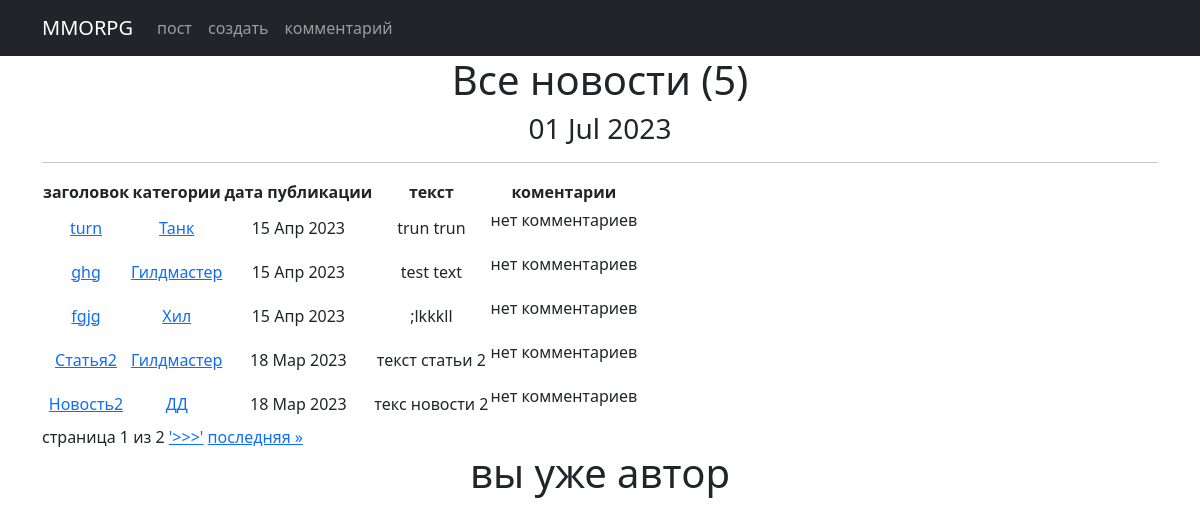
The page /news/ (signed in) on the database its author committed.
### news/models.py (models this page shows, shortened)
class Post(models.Model):
    author_post = models.ForeignKey(Author, on_delete=models.CASCADE)
    post_news = models.CharField(max_length=2)
    date_in = models.DateTimeField(auto_now_add=True)
    category = models.ManyToManyField(Category, through='PostCategory')
    title = models.CharField(max_length=50)
    text = RichTextField()
    video_count = models.PositiveIntegerField(default=0)
    image_count = models.PositiveIntegerField(default=0)
    max_video_count = 1
    max_image_count = 3

class Category(models.Model):
    tank = 'TN'
    healer = 'HL'
    damager = 'DD'
    guild_master = 'GM'
    quest_giver = 'KG'
    smith = 'KZ'
    tanner = 'KV'
    potion_maker = 'ZV'
    spell_master = 'MZ'
    TEMATIC = [
        (tank, 'Танк'),
        (healer, 'Хил'),
        (damager, 'ДД'),
        (guild_master, 'Гилдмастер'),
        (quest_giver, 'Квестгивер'),
        (smith, 'Кузнец'),
        (tanner, 'Кожевник'),
        (potion_maker, 'Зельевар'),
        (spell_master, 'Мастер заклинаний'),
    ]
    tematic = models.CharField(max_length=2, choices=TEMATIC, unique=True)
    subscribers = models.ManyToManyField(User, blank=True, related_name='categories')
    def __str__(self):
        return self.get_tematic_display()

### news/views.py (the view, shortened to what this page needs)
# urls.py: path('', PostList.as_view()),
class PostList(LoginRequiredMixin, ListView):
    model = Post
    ordering = '-date_in'
    template_name = 'news.html'
    context_object_name = 'post_news'
    paginate_by = 5
    def get_context_data(self, **kwargs):  # забираем отфильтрованные объекты переопределяя метод get_context_data у наследуемого класса
        context = super().get_context_data(**kwargs)
        context['filter'] = PostFilter(self.request.GET, queryset=self.get_queryset())  #вписываем фильтр в контекст
        context['categories'] = Category.objects.all()
        context['form'] = PostForm()
        context['is_not_author'] = not self.request.user.groups.filter(name='authors').exists()
        return context

### news/templatetags/censor.py (called while the page is built)
@register.filter()
def censor(value):
    for words in censored_words:
        if words in value:
            censor_words = f"p{''.join(['*' for words in range(len(words))])}"
            value = value.replace(words, censor_words)
    return value

### news/templatetags/custom_tags.py (called while the page is built)
@register.simple_tag()
def current_time(format_string='%d %b %Y'):
    return datetime.utcnow().strftime(format_string)

### templates/news.html (shortened to what this page needs)
<!DOCTYPE html>
<html lang="en">
<head>
    <title>{% extends 'flatpages/default.html' %}</title>
{% load censor %}
{% load custom_tags %}
{% block content %}
<body>
<h1>Все новости ({{ post_news.count}})</h1>
<h3>{% current_time '%d %b %Y' %}</h3>
<hr>
{% if post_news %}
    <table>
        <thead>
        <tr>
            <th>заголовок</th>
            <th>категории</th>
            <th>дата публикации</th>
            <th>текст</th>
            <th>коментарии</th>
        </tr>
        {% for post in page_obj %}
        <td>
        </td>
        <tr>
            <td><a href="{% url 'post_detail' post.id %}">{{ post.title|censor}}</a></td>
            <td>
            {% for category in post.category.all %}
                <a href="{% url 'category_list' category.id %}">{{ category }}</a>
            {% endfor %}
            </td>
            <td>{{ post.date_in|date:'d M Y'}}</td>
            <td>{{ post.text|censor|truncatechars:20}}</td>
            <td>{% for comment in post.comments.all %}
                <p>{{ comment.text }}</p>
            {% empty %}
                <p>нет комментариев</p>
            {% endfor %}
            </td>
        </tr>
        {% endfor %}
        </thead>
    </table>
    <div class="pagination">
        <span class="step-links">
            <span class="current-page">
                страница {{ page_obj.number }} из {{ page_obj.paginator.num_pages }}
            </span>
            {% if page_obj.has_next %}
                <a href="?page={{ page_obj.next_page_number }}">'>>>'</a>
                <a href="?page={{ page_obj.paginator.num_pages }}">последняя &raquo;</a>
            {% endif %}
        </span>
    </div>
    {% if is_not_author %}
        <button><a href="{% url 'upgrade' %}"> стать автором!</a></button>
    {% else %}
        <h1>вы уже автор</h1>
    {% endif %}
{% else %}
    <h2>новостей нет!</h2>
{% endif %}
{% endblock content %}

### rows shown on the page
Post: title|censor "turn", date_in "15 Апр 2023", text|censor "trun trun"
Category: tematic "Танк"
Post: title|censor "ghg", date_in "15 Апр 2023", text|censor "test text"
Category: tematic "Гилдмастер"
Post: title|censor "fgjg", date_in "15 Апр 2023", text|censor ";lkkkll"
Category: tematic "Хил"
Post: title|censor "Статья2", date_in "18 Мар 2023", text|censor "текст статьи 2"
Post: title|censor "Новость2", date_in "18 Мар 2023", text|censor "текс новости 2"
Category: tematic "ДД"

### other values the page prints
{{ post_news.count }} "5"
{{ page_obj.number }} "1"
{{ page_obj.paginator.num_pages }} "2"
